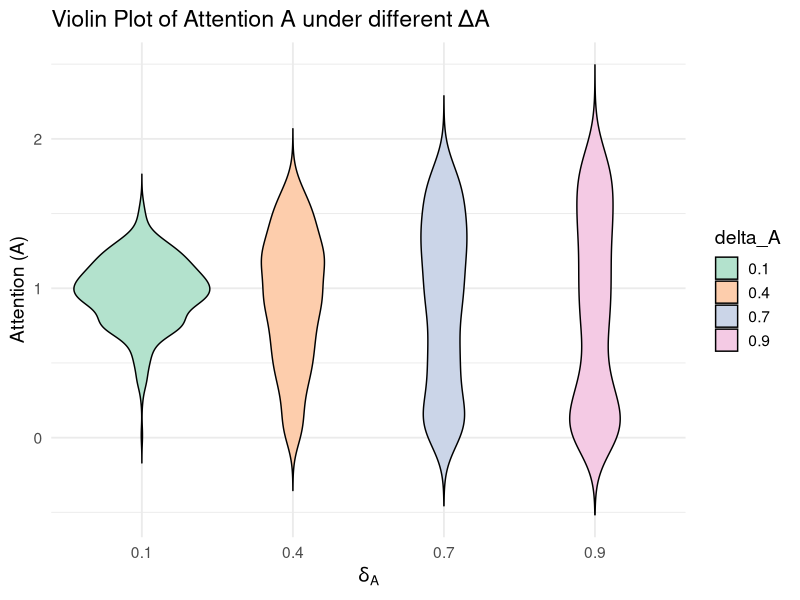

The R script that drew this image:
rm(list=ls())

# 载入包
library(igraph)
library(ggplot2)
library(dplyr)

# 定义核心函数：Cusp 动力学
stoch_cusp <- function(N, x, b, a, s_O, maxwell_convention=FALSE) {
  dt <- 0.01
  x <- x - dt * (x^3 - b * x - a) + rnorm(N, 0, s_O)
  if (maxwell_convention) x[x * a < 0] <- -x[x * a < 0]
  x[is.nan(x)] <- 0
  return(x)
}

# 参数设定
delta_list <- c(0.1, 0.4, 0.7, 0.9)
N <- 400
Ni <- 15000
min_attention <- -0.5
attention_star <- 1
s_O <- 0.01
persuasion <- 2
r_min <- 0.1
deffuant_c <- Inf
info_update <- TRUE
sd_noise_information <- 0.0005

# 构图（SBM 网络）
make_network <- function(N, clusters=10, p_within=0.2, p_between=0.001) {
  pm <- matrix(p_between, clusters, clusters)
  diag(pm) <- p_within
  g <- sample_sbm(N, pref.matrix = pm, block.sizes = rep(N / clusters, clusters))
  return(g)
}

# 结果存储
attention_all <- data.frame()

# 主循环：每个 delta_attention 值
for (delta_attention in delta_list) {
  set.seed(123 + as.integer(delta_attention*100))

  # 初始化网络与参数
  g <- make_network(N)
  attention <- runif(N, 0, 0)
  information <- rnorm(N, 0.1, 0)
  opinion <- rnorm(N, 0, 0.01)
  
  for (i in 1:500) {
    opinion <- stoch_cusp(N, opinion, attention + min_attention, information, s_O)
  }

  # 邻居矩阵
  max_deg <- max(degree(g))
  m_neigh <- matrix(NA, N, max_deg)
  for (i in 1:N) {
    nb <- neighbors(g, i)
    len <- length(nb)
    m_neigh[i, 1:len] <- nb
  }

  # 交互过程
  for (iter in 1:Ni) {
    agent <- sample(1:N, 1, prob = attention + 0.01)  # 避免全为0
    neigh <- na.omit(m_neigh[agent, ])
    if (length(neigh) == 0) next
    partner <- sample(neigh, 1)

    # bounded confidence 条件
    if (abs(opinion[agent] - opinion[partner]) < deffuant_c) {
      # 信息更新
      r1 <- r_min + (1 - r_min) / (1 + exp(-persuasion * (attention[agent] - attention[partner])))
      r2 <- r_min + (1 - r_min) / (1 + exp(-persuasion * (attention[partner] - attention[agent])))

      information[agent] <- if (info_update) r1 * information[agent] + (1 - r1) * information[partner] else information[agent]
      information[partner] <- if (info_update) r2 * information[partner] + (1 - r2) * information[agent] else information[partner]

      # attention 增加
      attention[agent] <- attention[agent] + delta_attention * (2 * attention_star - attention[agent])
      attention[partner] <- attention[partner] + delta_attention * (2 * attention_star - attention[partner])
    }

    # attention 衰减 + 信息扰动
    attention <- attention - 2 * delta_attention * attention / N
    information <- information + rnorm(N, 0, sd_noise_information)

    # opinion 更新
    opinion <- stoch_cusp(N, opinion, attention + min_attention, information, s_O)
  }

  # 存储结果
  attention_all <- rbind(attention_all,
                         data.frame(delta_A = as.factor(delta_attention), A = attention))
}

# Violin plot 展示结果
ggplot(attention_all, aes(x = delta_A, y = A, fill = delta_A)) +
  geom_violin(trim = FALSE, color = "black") +
  theme_minimal(base_size = 14) +
  labs(title = "Violin Plot of Attention A under different ΔA",
       x = expression(delta[A]), y = "Attention (A)") +
  scale_fill_brewer(palette = "Pastel2")
